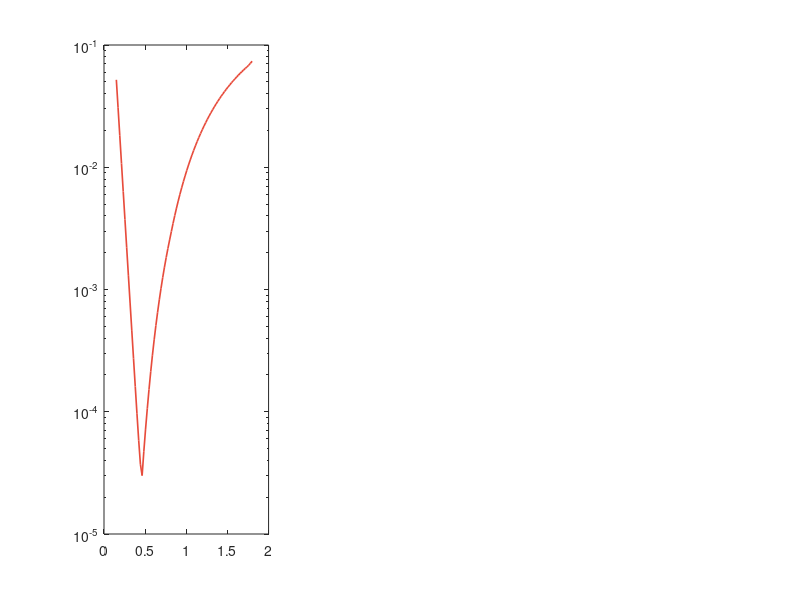

MATLAB code for this plot: (Note: this script raises an error after producing the figure.)
function sinc_two_masters()
%% sinc_two_masters - Chapter 20, Etude 20.3.  Sinc expansions: two masters, span and spacing.
% Author: Dr. Denys Dutykh.

    script_dir = fileparts(mfilename('fullpath'));
    out_dir = fullfile(script_dir, '..', '..', '..', ...
                       'textbook', 'figures', 'ch20', 'matlab');
    if ~exist(out_dir, 'dir'); mkdir(out_dir); end

    N_fix = 48; hs = linspace(0.15, 1.8, 80);
    err_sweep = arrayfun(@(h) sinc_err(N_fix, h), hs);

    Ns = [8 12 16 24 32 48 64 96 128 192];
    h_opts = sqrt(pi^2 ./ (2*Ns));
    err_opt = arrayfun(@(i) sinc_err(Ns(i), h_opts(i)), 1:length(Ns));

    NAVY=[20 45 110]/255; CORAL=[231 76 60]/255; TEAL=[22 160 133]/255;
    fig = figure('Position',[100 100 1360 340],'Color','w');

    subplot(1,3,1);
    semilogy(hs, err_sweep, 'Color', CORAL, 'LineWidth',1.2); hold on;
    [~, jstar] = min(err_sweep);
    xline(hs(jstar), ':', 'Color', NAVY);
    xline(sqrt(pi^2/(2*N_fix)), '--', 'Color', TEAL);
    xlabel('h'); ylabel('max error'); grid on; box on;
    title(sprintf('(a) Fix N=%d, vary h', N_fix));

    subplot(1,3,2);
    semilogy(sqrt(Ns), err_opt, '-o', 'Color', TEAL); hold on;
    semilogy(sqrt(Ns), exp(-pi*sqrt(Ns/2)), ':', 'Color', NAVY);
    xlabel('sqrt(N)'); ylabel('max error'); grid on; box on;
    title('(b) Subgeometric convergence');

    subplot(1,3,3);
    hold on;
    for k = 1:2
        Nc = [8 32]; offs = [0.7 0.3]; cs = {CORAL, TEAL};
        hk = sqrt(pi^2/(2*Nc(k)));
        j = -floor(Nc(k)/2):floor(Nc(k)/2);
        yj = j * hk;
        scatter(yj, offs(k)*ones(size(yj)), 16, cs{k}, 'x');
    end
    y_plot = linspace(-10, 10, 401);
    plot(y_plot, 0.05 + 0.6./cosh(y_plot), 'Color', NAVY, 'LineWidth',1.0);
    xlim([-10 10]); ylim([0 1.2]); box on;
    xlabel('y'); title('(c) Span and spacing grow together');

    print(fig, fullfile(out_dir, 'sinc_two_masters.pdf'), '-dpdf');
    print(fig, fullfile(out_dir, 'sinc_two_masters.png'), '-dpng');
    fprintf('[20.3-matlab] figure saved\n');
end

function e = sinc_err(N, h)
    j = -floor(N/2):floor(N/2);
    yj = j * h;
    fj = 1 ./ cosh(yj);
    y = linspace(-20, 20, 4001);
    z = (y(:) - yj) / h;
    S = sin(pi*z) ./ (pi*z);
    S(abs(z) < 1e-14) = 1;
    approx = S * fj(:);
    e = max(abs(approx(:) - 1./cosh(y(:))));
end
